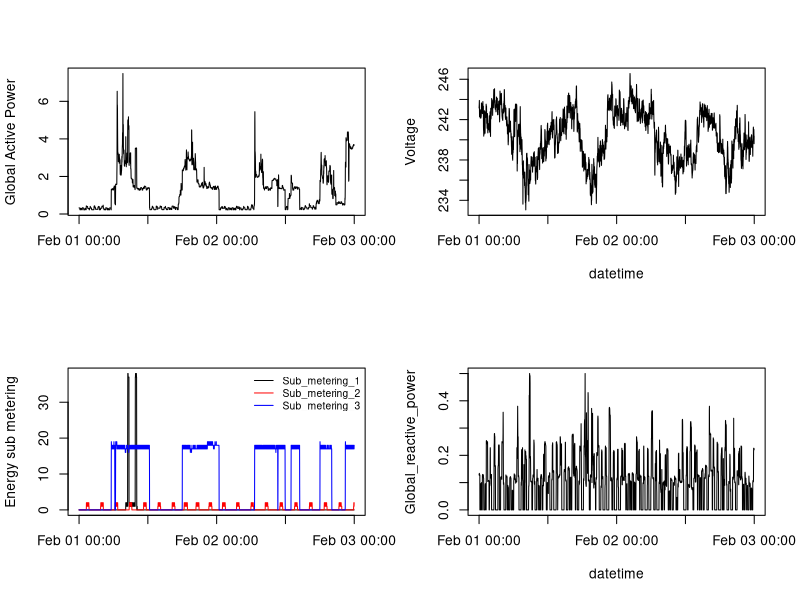

The R script that drew this image:
household <- read.table("Data/subHouseHold.txt", sep=";", header=TRUE, 
                        colClasses = c("character", "character", "numeric", "numeric", "numeric", "numeric", 
                                       "numeric", "numeric", "numeric", "character"))
household$DateTime <- strptime(household$DateTime, "%Y-%m-%d %H:%M:%S")


png("figure/plot4.png", width=480, height=480)

par(mfrow=c(2,2))
plot(household$DateTime, household$Global_active_power, type="n", xlab="", ylab="Global Active Power") 
lines(household$DateTime, household$Global_active_power, type="l")

plot(household$DateTime, household$Voltage, type="n", xlab="datetime", ylab="Voltage")
lines(household$DateTime, household$Voltage, type="l")

plot(household$DateTime, household$Sub_metering_1, type="n", xlab="", ylab="Energy sub metering") 
lines(household$DateTime, household$Sub_metering_1, type="l", col="black")
lines(household$DateTime, household$Sub_metering_2, type="l", col="red")
lines(household$DateTime, household$Sub_metering_3, type="l", col="blue")
legend("topright", lwd=1, col=c("black", "red", "blue"), legend = c("Sub_metering_1", "Sub_metering_2", "Sub_metering_3"), cex = 0.75,bty="n")

plot(household$DateTime, household$Global_reactive_power, type="n", xlab="datetime", ylab="Global_reactive_power") 
lines(household$DateTime, household$Global_reactive_power, type="l")
dev.off()